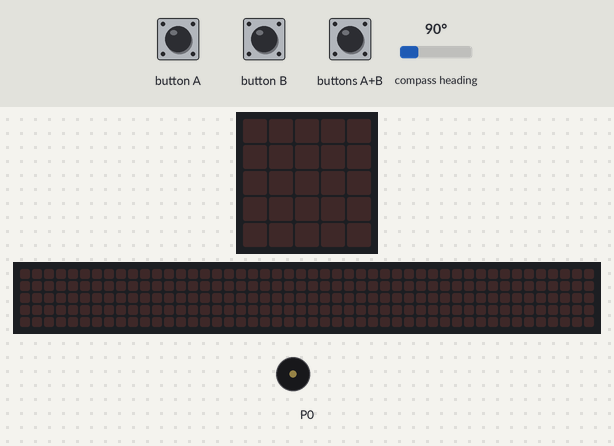
A program run on a simulated BBC micro:bit (MakeCode). Parts: the board's 5×5 LED display, a strip that is not on the board, showing the scrolling text unrolled, buzzer (waves = sounding). The test bench sets the inputs (shaded band); at power-on: compass heading 90°. Random numbers come from a fixed seed; the 48×5 strip is a reading aid, not a part: it shows the text the display is scrolling, unrolled, one strip-width of it at a time; the compass is already calibrated.

Above: at 1.2 s.
1.3 s: button A pressed for 0.15 s
At 3.7 s:
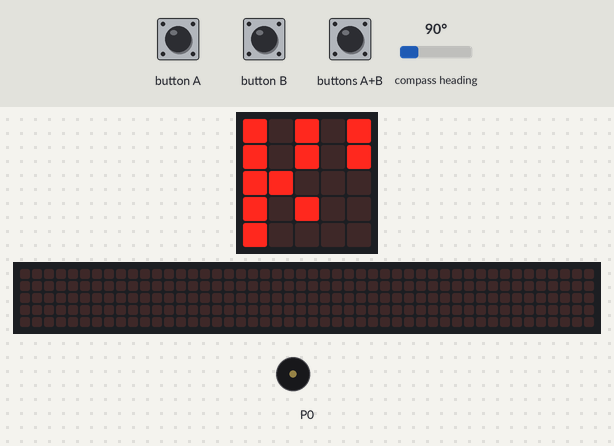
4.4 s: buttons A+B pressed for 0.15 s
At 7.02 s:
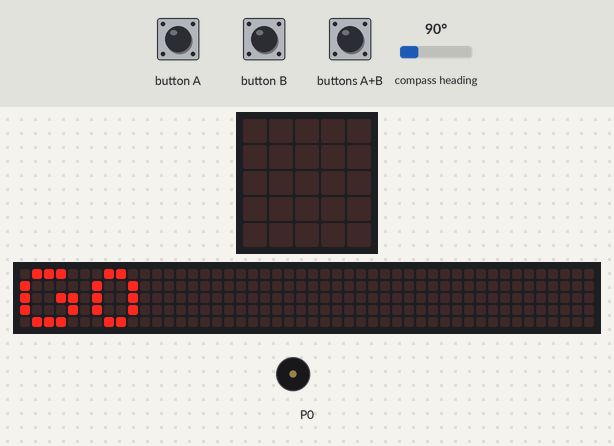
7.4 s: button A pressed for 0.15 s
At 10.15 s:
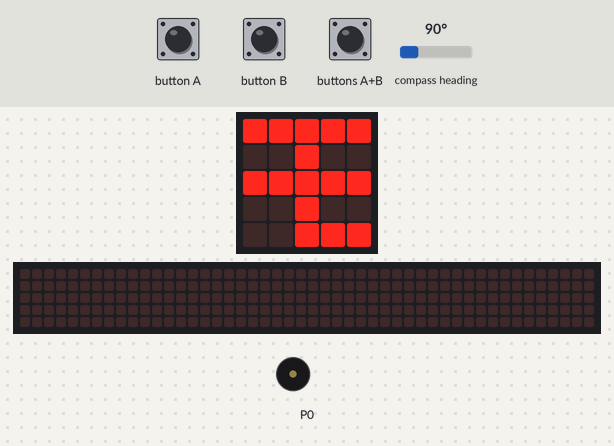
10.4 s: buttons A+B pressed for 1 s
At 12.02 s:
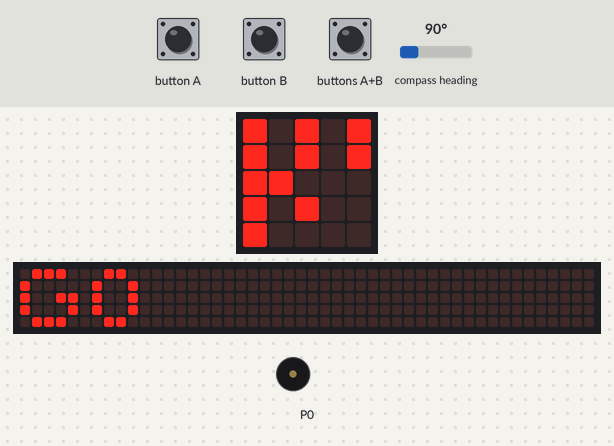
13.4 s: buttons A+B pressed for 0.15 s
16.5 s: button A pressed for 3.2 s
At 18.6 s:
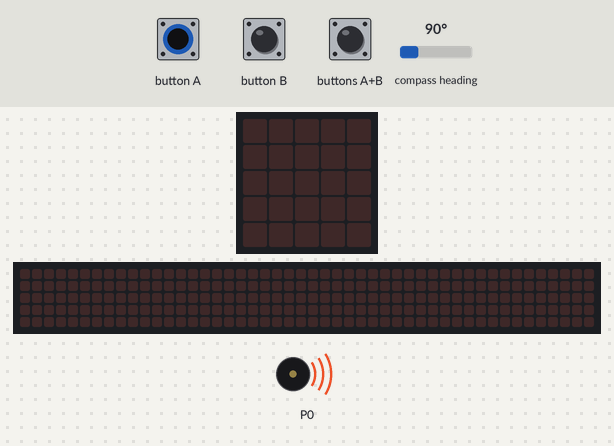
Timing chart, 0 to 20.3 s (numbered marks = the images above; inputs shaded):
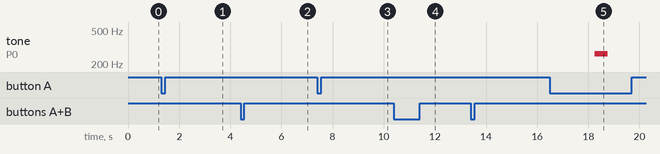

The program:

main.ts
```typescript
let 角度 = 0
input.onButtonPressed(Button.A, function () {
    if (Math.trunc(input.compassHeading()) == 180) {
        basic.showLeds(`
            # # # # #
            . . . . .
            . # # # .
            . . . . .
            # # # # #
            `)
        basic.showLeds(`
            . . # . .
            # # # # #
            . . # . .
            . . # . .
            . # . . .
            `)
        basic.showLeds(`
            # # # # #
            . . . . .
            . # # # .
            . . . . .
            # # # # #
            `)
    } else {
        if (Math.trunc(input.compassHeading()) == 0) {
            basic.showLeds(`
                . . # . .
                . # # # .
                . . # . .
                # # # # #
                . . # . .
                `)
            basic.showLeds(`
                # # # # .
                # . . # .
                # . . # .
                . # # # .
                . . . # .
                `)
        }
        basic.showLeds(`
            # # # # #
            . . # . .
            # # # # #
            . . # . .
            . . # # #
            `)
        basic.showLeds(`
            . . # . .
            # # # # #
            # . . . #
            . . . # .
            . . # . .
            `)
        basic.showLeds(`
            . . . . #
            . # # # .
            # . # . .
            . . # . .
            . . # . .
            `)
        basic.showLeds(`
            . . . # .
            . # # . .
            . . # . .
            # # # # #
            . . # . .
            `)
        basic.showLeds(`
            # . # . #
            # . # . #
            # # . . .
            # . # . .
            # . . . .
            `)
    }
})
input.onButtonPressed(Button.AB, function () {
    basic.showString("GO")
    角度 = randint(0, 359)
    basic.showNumber(Math.round(角度))
    if (input.buttonIsPressed(Button.A)) {
        if (input.compassHeading() == 角度) {
            music.playTone(494, music.beat(BeatFraction.Half))
            music.playTone(392, music.beat(BeatFraction.Whole))
        } else {
            music.playTone(262, music.beat(BeatFraction.Half))
            music.playTone(262, music.beat(BeatFraction.Half))
        }
    }
})
```

test.ts
```typescript
// テストはここに来ます。このパッケージが拡張機能として使用されるときにはコンパイルされません。
```

Measured:
- after the input at 1.3 s, the display: first changes after 0.15 s (image 1 shows a later state)
- after the input at 4.4 s, the display: first changes after 0.15 s (image 2 shows a later state)
- after the input at 16.5 s, tone on P0: silent → 262 Hz after 1.8 s, → silent 0.51 s later
- what the display in image 2 shows lasts 0.5 s, from 6.8 s to 7.3 s
- what the display in image 5 shows lasts 0.5 s, from 18.3 s to 18.8 s
